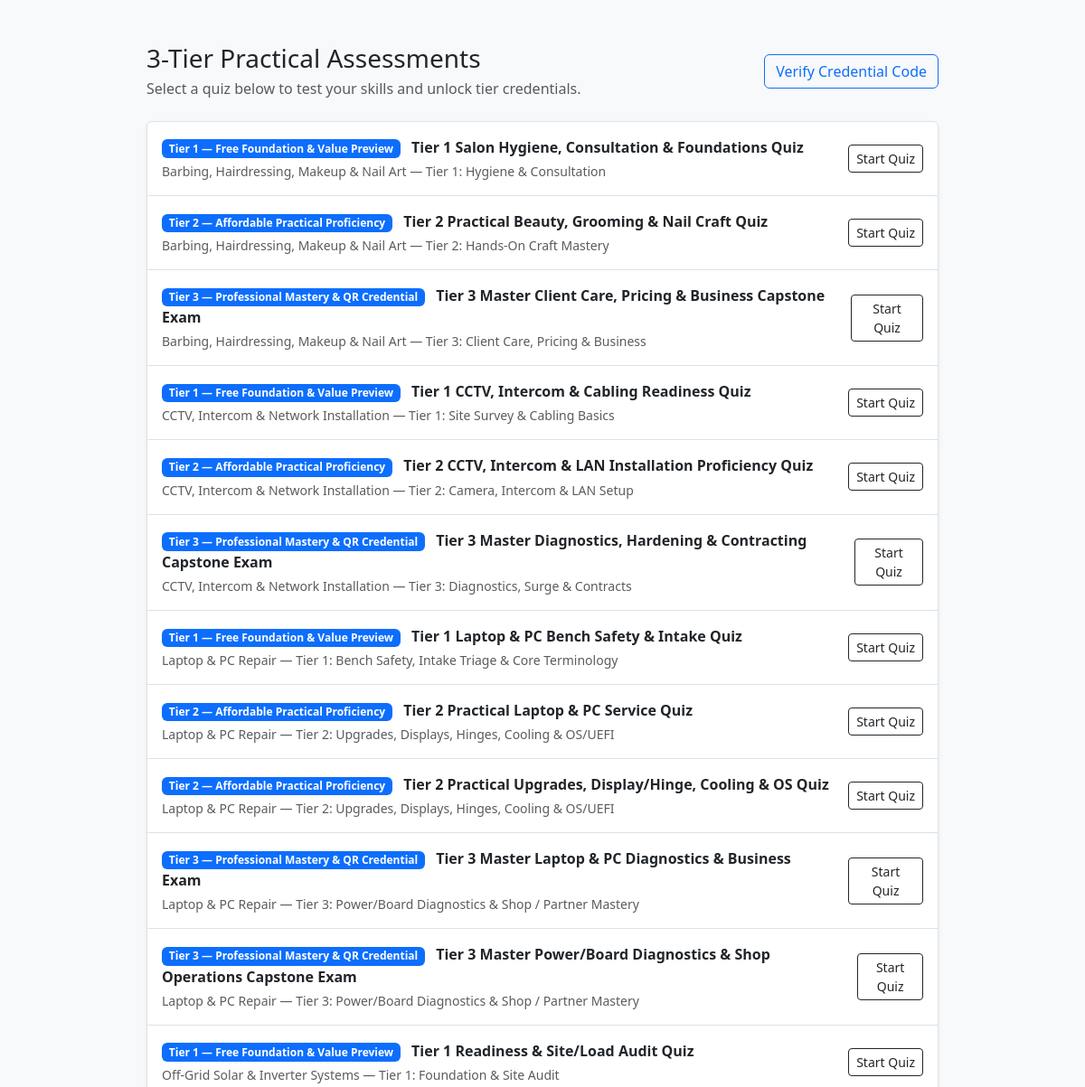
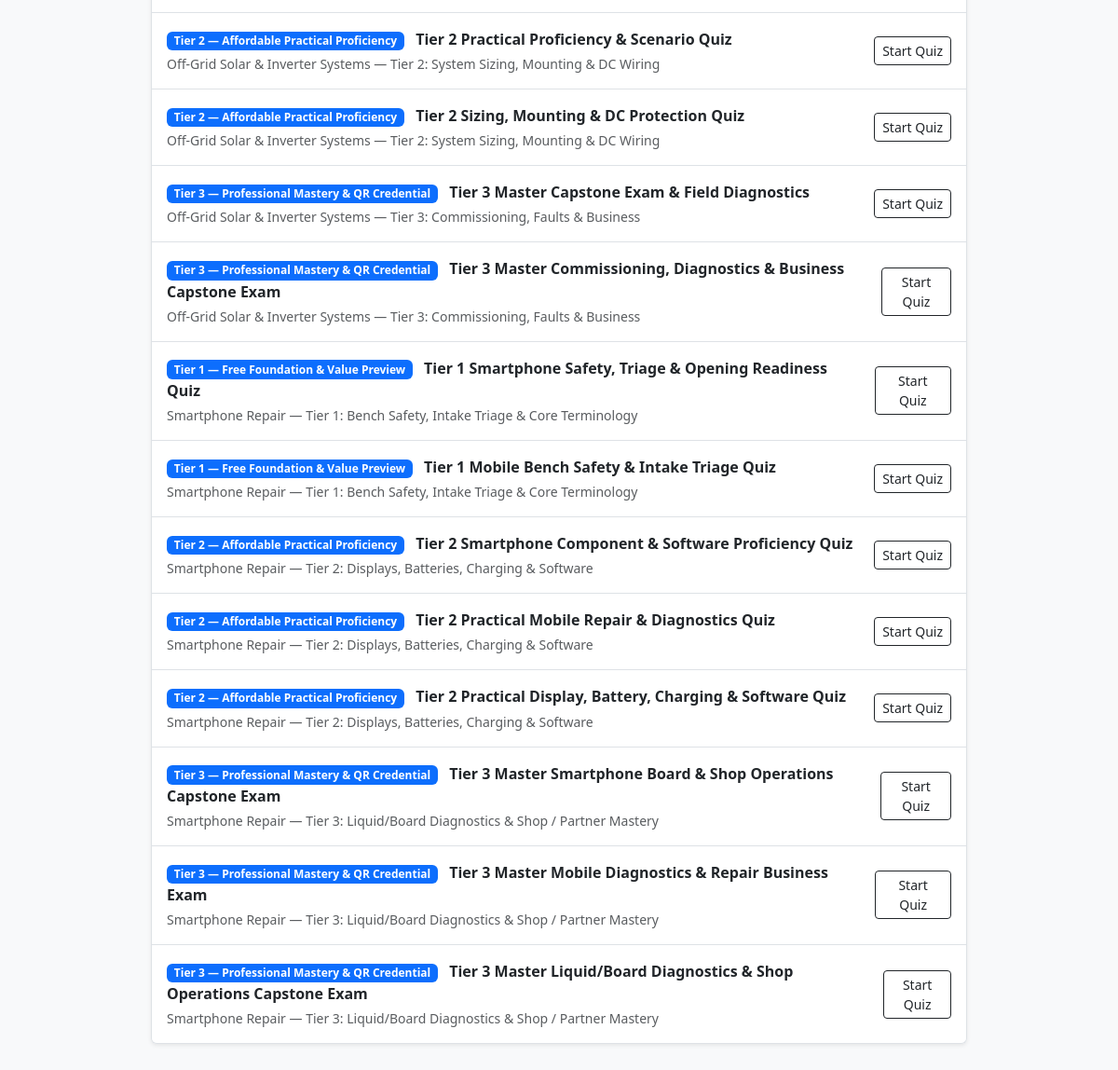
The page /assessments/quiz/ on the database its author committed (2 pictures, top to bottom).
### assessments/models.py (models this page shows, shortened)
class Quiz(models.Model):
    QUIZ_TYPE_CHOICES = [
        ("formative", "Periodic Knowledge Check (Lesson Checkpoint)"),
        ("module_test", "Module Proficiency Test"),
        ("scenario_exam", "Real-Life Diagnostic / Field Scenario Test"),
        ("final_exam", "Tier / Final Certification Capstone Exam"),
    ]
    TIER_CHOICES = TradeCourse.TIER_CHOICES
    title = models.CharField(max_length=255)
    tier = models.CharField(
        max_length=20,
        choices=TIER_CHOICES,
        default="tier_1",
        help_text="Assessment tier: Tier 1 (Readiness), Tier 2 (Proficiency), or Tier 3 (Mastery)",
    )
    trade_course = models.ForeignKey(
        TradeCourse, related_name="quizzes", on_delete=models.CASCADE, null=True, blank=True
    )
    trade_module = models.ForeignKey(
        TradeModule, related_name="quizzes", on_delete=models.CASCADE, null=True, blank=True
    )
    lesson = models.ForeignKey(
        TradeLesson, related_name="quizzes", on_delete=models.CASCADE, null=True, blank=True
    )
    instructions = models.TextField(
        blank=True,
        help_text="Clear instructions, scenario context, and rules before starting the test",
    )
    quiz_type = models.CharField(
        max_length=20, choices=QUIZ_TYPE_CHOICES, default="formative"
    )
    passing_score_percentage = models.PositiveIntegerField(
        default=75,
        help_text="Recommended: 70–75% for Tier 1/2, 80% for Tier 3 Capstone",
    )
    time_limit_minutes = models.PositiveIntegerField(
        default=20,
        help_text="Suggested time limit in minutes (0 = untimed for low-bandwidth flexibility)",
    )
    class Meta:
        verbose_name_plural = "Quizzes"
        ordering = ["tier", "id"]

### vocational/models.py (models this page shows, shortened)
class TradeCourse(models.Model):
    LEVEL_CHOICES = [
        ("Foundation", "Foundation / Beginner"),
        ("Intermediate", "Intermediate"),
        ("Advanced", "Advanced / Professional"),
    ]
    TIER_CHOICES = [
        ("tier_1", "Tier 1 — Free Foundation & Value Preview"),
        ("tier_2", "Tier 2 — Affordable Practical Proficiency"),
        ("tier_3", "Tier 3 — Professional Mastery & QR Credential"),
    ]
    category = models.ForeignKey(
        TradeCategory, related_name="trade_courses", on_delete=models.CASCADE
    )
    title = models.CharField(max_length=255)
    slug = models.SlugField(unique=True)
    description = models.TextField()
    banner_image = models.ImageField(
        upload_to="vocational/courses/",
        blank=True,
        null=True,
        help_text="Optional visual banner or setup diagram image for this course tier",
    )
    tier = models.CharField(
        max_length=20,
        choices=TIER_CHOICES,
        default="tier_1",
        help_text="Monetization & mastery tier: Tier 1 (Free), Tier 2 (Affordable Proficiency), Tier 3 (Professional + QR Credential)",
    )
    is_free_tier = models.BooleanField(
        default=True,
        help_text="True for Tier 1 appetite-building content; False for paid Tier 2/3 tracks",
    )
    level = models.CharField(
        max_length=50, choices=LEVEL_CHOICES, default="Foundation"
    )
    duration_hours = models.PositiveIntegerField(
        help_text="Practical training duration in hours"
    )
    credential_awarded = models.CharField(
        max_length=255,
        blank=True,
        help_text="e.g., Tier 1 Readiness Record, Tier 2 Proficiency Certificate, or Tier 3 Master QR Certificate & Transcript",
    )
    required_tools = models.TextField(
        help_text="List of tools, meters, crimpers, and PPE required for this trade"
    )
    safety_guidelines = models.TextField(
        help_text="Critical safety protocols, lockout/isolation rules, and hazard controls"
    )
    field_tips_summary = models.TextField(
        blank=True,
        help_text="High-value real-world 'trap avoidance' and self-employment tips for learners",
    )
    course_glossary_overview = models.TextField(
        blank=True,
        help_text="End-of-course or early-access glossary & reference guide covering course scope, duration, tools, terms, and safety",
    )
    is_featured = models.BooleanField(default=False)
    created_at = models.DateTimeField(auto_now_add=True)
    class Meta:
        ordering = ["tier", "title"]

### assessments/views.py (the view)
# urls.py: path("quiz/", views.quiz_list_view, name="quiz_list"),
def quiz_list_view(request):
    quizzes = Quiz.objects.select_related("trade_course").order_by("trade_course__title", "tier", "id")
    return render(request, "assessments/quiz_list.html", {"quizzes": quizzes})

### templates/assessments/quiz_list.html (shortened to what this page needs)
<!DOCTYPE html>
<html lang="en">
<head>
  <link href="https://cdn.jsdelivr.net/npm/bootstrap@5.3.3/dist/css/bootstrap.min.css" rel="stylesheet" />
</head>
<body class="bg-light">
  <div class="container py-5" style="max-width: 900px;">
    <div class="d-flex justify-content-between align-items-center flex-wrap gap-2 mb-4">
      <div>
        <h1 class="h3 mb-1">3-Tier Practical Assessments</h1>
        <p class="text-muted mb-0">Select a quiz below to test your skills and unlock tier credentials.</p>
      </div>
      <a href="{% url 'assessments:verify_lookup' %}" class="btn btn-outline-primary">Verify Credential Code</a>
    </div>
    <div class="list-group shadow-sm">
      {% for q in quizzes %}
        <a href="{% url 'assessments:quiz_submit' q.id %}" class="list-group-item list-group-item-action py-3">
          <div class="d-flex justify-content-between align-items-center gap-3">
            <div>
              <span class="badge bg-primary me-2">{{ q.get_tier_display }}</span>
              <strong>{{ q.title }}</strong>
              {% if q.trade_course %}
                <div class="small text-muted mt-1">{{ q.trade_course.title }}</div>
              {% endif %}
            </div>
            <span class="btn btn-sm btn-outline-dark">Start Quiz</span>
          </div>
        </a>
      {% empty %}
        <div class="list-group-item text-muted">No quizzes seeded yet.</div>
      {% endfor %}
    </div>
  </div>
</body>
</html>

### rows shown on the page
Quiz: tier "Tier 1 — Free Foundation & Value Preview", title "Tier 1 Salon Hygiene, Consultation & Foundations Quiz", trade_course "Barbing, Hairdressing, Makeup & Nail Art — Tier 1: Hygiene & Consultation"
Quiz: tier "Tier 2 — Affordable Practical Proficiency", title "Tier 2 Practical Beauty, Grooming & Nail Craft Quiz", trade_course "Barbing, Hairdressing, Makeup & Nail Art — Tier 2: Hands-On Craft Mastery"
Quiz: tier "Tier 3 — Professional Mastery & QR Credential", title "Tier 3 Master Client Care, Pricing & Business Capstone Exam", trade_course "Barbing, Hairdressing, Makeup & Nail Art — Tier 3: Client Care, Pricing & Business"
Quiz: tier "Tier 1 — Free Foundation & Value Preview", title "Tier 1 CCTV, Intercom & Cabling Readiness Quiz", trade_course "CCTV, Intercom & Network Installation — Tier 1: Site Survey & Cabling Basics"
Quiz: tier "Tier 2 — Affordable Practical Proficiency", title "Tier 2 CCTV, Intercom & LAN Installation Proficiency Quiz", trade_course "CCTV, Intercom & Network Installation — Tier 2: Camera, Intercom & LAN Setup"
Quiz: tier "Tier 3 — Professional Mastery & QR Credential", title "Tier 3 Master Diagnostics, Hardening & Contracting Capstone Exam", trade_course "CCTV, Intercom & Network Installation — Tier 3: Diagnostics, Surge & Contracts"
Quiz: tier "Tier 1 — Free Foundation & Value Preview", title "Tier 1 Laptop & PC Bench Safety & Intake Quiz", trade_course "Laptop & PC Repair — Tier 1: Bench Safety, Intake Triage & Core Terminology"
Quiz: tier "Tier 2 — Affordable Practical Proficiency", title "Tier 2 Practical Laptop & PC Service Quiz", trade_course "Laptop & PC Repair — Tier 2: Upgrades, Displays, Hinges, Cooling & OS/UEFI"
Quiz: tier "Tier 2 — Affordable Practical Proficiency", title "Tier 2 Practical Upgrades, Display/Hinge, Cooling & OS Quiz", trade_course "Laptop & PC Repair — Tier 2: Upgrades, Displays, Hinges, Cooling & OS/UEFI"
Quiz: tier "Tier 3 — Professional Mastery & QR Credential", title "Tier 3 Master Laptop & PC Diagnostics & Business Exam", trade_course "Laptop & PC Repair — Tier 3: Power/Board Diagnostics & Shop / Partner Mastery"
Quiz: tier "Tier 3 — Professional Mastery & QR Credential", title "Tier 3 Master Power/Board Diagnostics & Shop Operations Capstone Exam", trade_course "Laptop & PC Repair — Tier 3: Power/Board Diagnostics & Shop / Partner Mastery"
Quiz: tier "Tier 1 — Free Foundation & Value Preview", title "Tier 1 Readiness & Site/Load Audit Quiz", trade_course "Off-Grid Solar & Inverter Systems — Tier 1: Foundation & Site Audit"
Quiz: tier "Tier 2 — Affordable Practical Proficiency", title "Tier 2 Practical Proficiency & Scenario Quiz", trade_course "Off-Grid Solar & Inverter Systems — Tier 2: System Sizing, Mounting & DC Wiring"
Quiz: tier "Tier 2 — Affordable Practical Proficiency", title "Tier 2 Sizing, Mounting & DC Protection Quiz", trade_course "Off-Grid Solar & Inverter Systems — Tier 2: System Sizing, Mounting & DC Wiring"
Quiz: tier "Tier 3 — Professional Mastery & QR Credential", title "Tier 3 Master Capstone Exam & Field Diagnostics", trade_course "Off-Grid Solar & Inverter Systems — Tier 3: Commissioning, Faults & Business"
Quiz: tier "Tier 3 — Professional Mastery & QR Credential", title "Tier 3 Master Commissioning, Diagnostics & Business Capstone Exam", trade_course "Off-Grid Solar & Inverter Systems — Tier 3: Commissioning, Faults & Business"
Quiz: tier "Tier 1 — Free Foundation & Value Preview", title "Tier 1 Smartphone Safety, Triage & Opening Readiness Quiz", trade_course "Smartphone Repair — Tier 1: Bench Safety, Intake Triage & Core Terminology"
Quiz: tier "Tier 1 — Free Foundation & Value Preview", title "Tier 1 Mobile Bench Safety & Intake Triage Quiz", trade_course "Smartphone Repair — Tier 1: Bench Safety, Intake Triage & Core Terminology"
Quiz: tier "Tier 2 — Affordable Practical Proficiency", title "Tier 2 Smartphone Component & Software Proficiency Quiz", trade_course "Smartphone Repair — Tier 2: Displays, Batteries, Charging & Software"
Quiz: tier "Tier 2 — Affordable Practical Proficiency", title "Tier 2 Practical Mobile Repair & Diagnostics Quiz", trade_course "Smartphone Repair — Tier 2: Displays, Batteries, Charging & Software"
Quiz: tier "Tier 2 — Affordable Practical Proficiency", title "Tier 2 Practical Display, Battery, Charging & Software Quiz", trade_course "Smartphone Repair — Tier 2: Displays, Batteries, Charging & Software"
Quiz: tier "Tier 3 — Professional Mastery & QR Credential", title "Tier 3 Master Smartphone Board & Shop Operations Capstone Exam", trade_course "Smartphone Repair — Tier 3: Liquid/Board Diagnostics & Shop / Partner Mastery"
Quiz: tier "Tier 3 — Professional Mastery & QR Credential", title "Tier 3 Master Mobile Diagnostics & Repair Business Exam", trade_course "Smartphone Repair — Tier 3: Liquid/Board Diagnostics & Shop / Partner Mastery"
Quiz: tier "Tier 3 — Professional Mastery & QR Credential", title "Tier 3 Master Liquid/Board Diagnostics & Shop Operations Capstone Exam", trade_course "Smartphone Repair — Tier 3: Liquid/Board Diagnostics & Shop / Partner Mastery"
